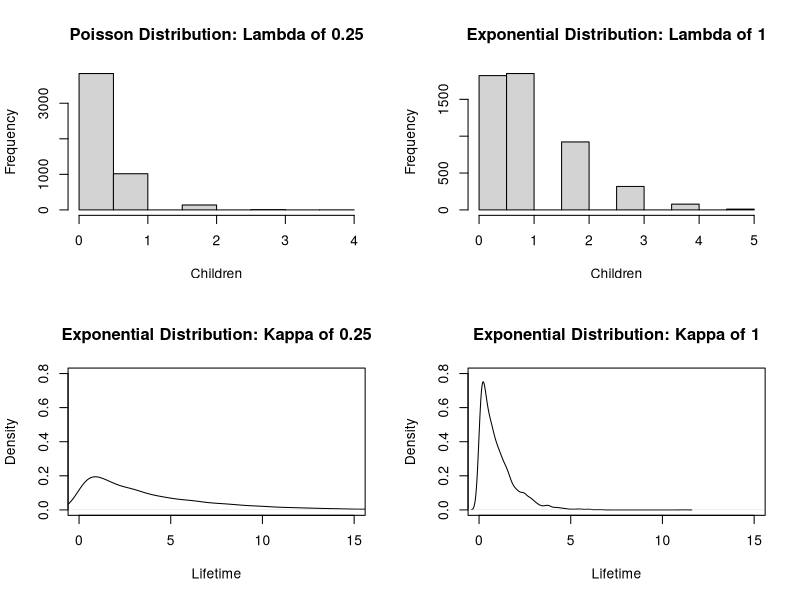

R code for this plot: (Note: this script raises an error after producing the figure.)
## ---- chunk 1
library(dplyr)
library(tidyr)
library(ggplot2)
library(ggthemes)
library(magrittr)
library(knitr)
library(scatterplot3d)
library(doParallel)
## ---- chunk 2
dir <- "~/DataScience/SMU/QTW/Unit12/CaseStudy/"
setwd(dir)
knitr::opts_knit$set(root.dir = dir)
knitr::opts_chunk$set(echo = FALSE)
## ---- chunk 3

par(mfrow=c(2,2))
set.seed(1)
hist(rpois(5000, 0.25), 
     main = 'Poisson Distribution: Lambda of 0.25', 
     xlab = "Children")
hist(rpois(5000,1), 
     main = 'Exponential Distribution: Lambda of 1', 
     xlab = "Children")
plot(density(rexp(5000, 0.25)),
     main = 'Exponential Distribution: Kappa of 0.25', 
     xlab = "Lifetime", 
     ylim=c(0,0.8),
     xlim=c(0,15))
plot(density(rexp(5000, 1)), 
     main = 'Exponential Distribution: Kappa of 1', 
     xlab = "Lifetime", 
     ylim=c(0,0.8),
     xlim=c(0,15))
par(mfrow=c(1,1))

## ---- chunk 4
#try to make this into a GGplot faceted viz
str(mcOutputK1)


AllExperiments<-data.frame()

totalMembers <- length(mcOutputK1)
member <- 1

while (member <= totalMembers) {
  tmp<-as.data.frame(t(as.data.frame(mcOutputK1[member])))
  colnames(tmp) <- c("Generations", "Offspring")  
  
  tmp %<>% mutate(lambda = lambdas[member], kappa = kappa)
  
  AllExperiments <- rbind(AllExperiments, tmp)
  
  member<- member +1 
}
## ---- chunk 5
AllExperiments %>% ggplot(aes(x=Offspring, Generations)) + geom_point(alpha=0.2) + facet_wrap( ~ lambda, ncol=5) + scale_x_log10(labels=scales::comma) + geom_jitter() + ggtitle("Kappa = 1, Lambda As Shown On Facet Label")

## ---- chunk 6
#try to make this into a GGplot faceted viz
ModifiedParameters<-data.frame()

totalMembers <- length(mcOutputK2)
member <- 1

while (member <= totalMembers) {
  tmp<-as.data.frame(t(as.data.frame(mcOutputK2[member])))
  colnames(tmp) <- c("Generations", "Offspring")  
  
  tmp %<>% mutate(lambda = lambdas2[member], kappa = kappa)
  
  ModifiedParameters <- rbind(ModifiedParameters, tmp)
  
  member<- member +1 
}
## ---- chunk 7
AllExperiments %>% ggplot(aes(x=Offspring, Generations)) + geom_point(alpha=0.2) + facet_wrap( ~ lambda, ncol=5) + scale_x_log10(labels=scales::comma) + geom_jitter() + ggtitle("Kappa = 1, Lambda As Shown On Facet Label")
## ---- chunk 8
ModifiedParameters %>% ggplot(aes(x=Offspring, Generations)) + geom_point(alpha=0.2) + facet_wrap( ~ lambda, ncol=5) + scale_x_log10(labels=scales::comma) + geom_jitter() + ggtitle("Kappa = 2, Lambda As Shown On Facet Label")
